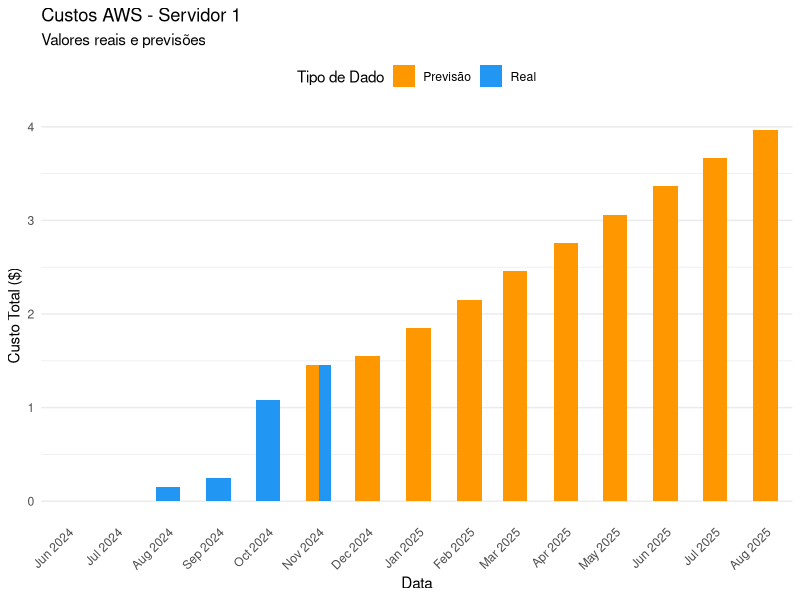
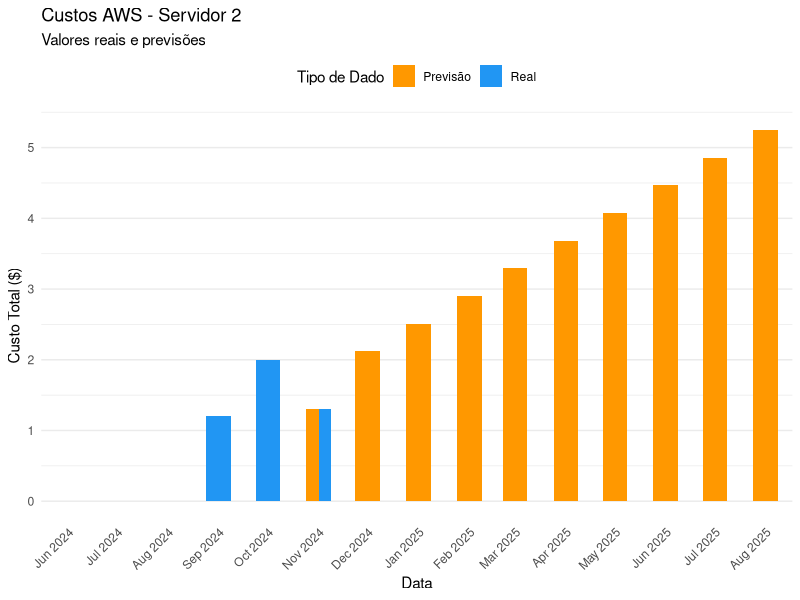
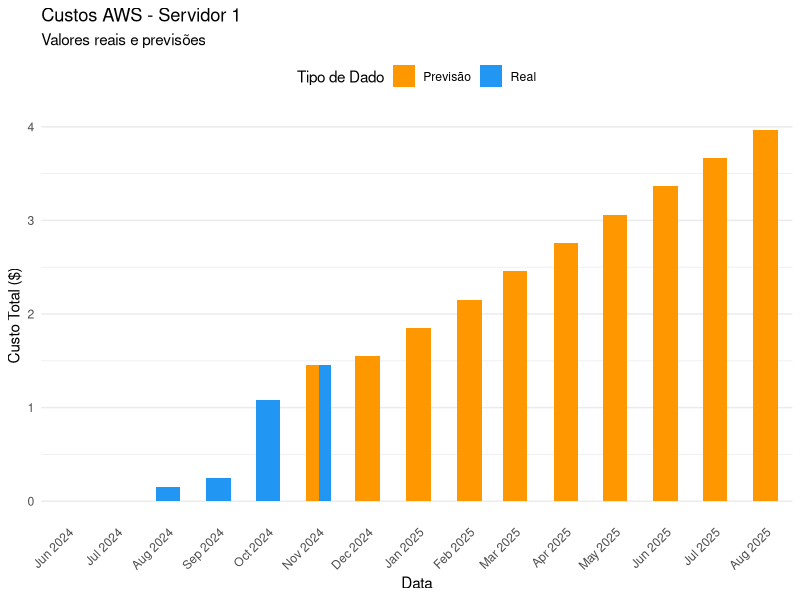
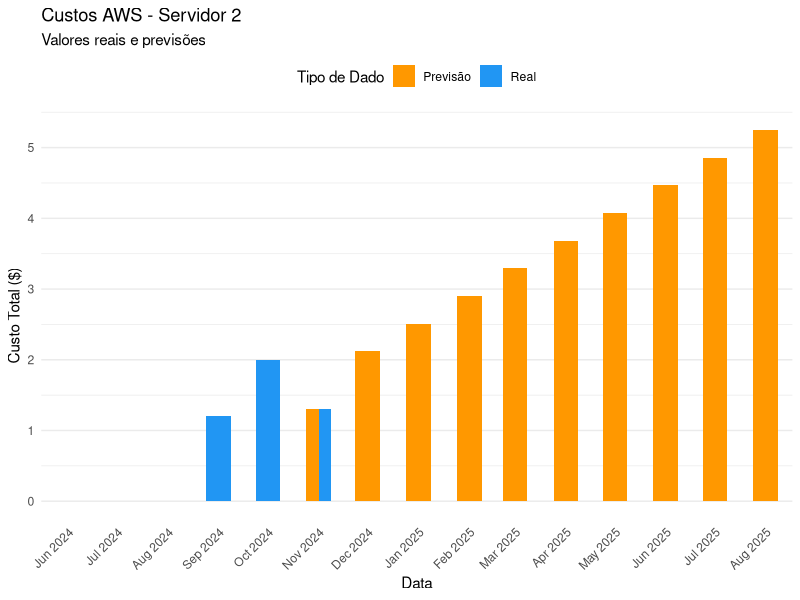

Source code (R) for these figures, in order:
# Carregando bibliotecas necessárias
library(forecast)
library(tidyverse)

# Dados do primeiro servidor
servidor1 <- data.frame(
  data = seq(as.Date("2024-06-01"), as.Date("2024-11-01"), by = "month"),
  vpc = c(0, 0, 0.08, 0.12, 0.70, 0.80),
  ec2 = c(0, 0, 0.05, 0.08, 0.25, 0.50),
  compute = c(0, 0, 0.02, 0.05, 0.13, 0.15)
)

# Dados do segundo servidor
servidor2 <- data.frame(
  data = seq(as.Date("2024-06-01"), as.Date("2024-11-01"), by = "month"),
  vpc = c(0, 0, 0, 0.2, 0.3, 0.8),
  ec2 = c(0, 0, 0, 0.8, 1.4, 0.3),
  compute = c(0, 0, 0, 0.2, 0.3, 0.2)
)

# Função para fazer previsão usando regressão linear
fazer_previsao <- function(dados, servico, meses_previsao = 9) {
  ts_data <- ts(dados[[servico]], frequency = 12)
  modelo <- tslm(ts_data ~ trend)
  previsao <- forecast(modelo, h = meses_previsao)
  return(previsao)
}


# Função para calcular previsões para todos os serviços
prever_todos_servicos <- function(servidor, nome_servidor) {
  servicos <- c("vpc", "ec2", "compute")
  resultados <- list()
  
  for(servico in servicos) {
    previsao <- fazer_previsao(servidor, servico)
    resultados[[servico]] <- previsao
  }
  
  # Criar dataframe com resultados
  datas_futuras <- seq(max(servidor$data), by = "month", length.out = 10)
  
  resultados_df <- data.frame(
    data = datas_futuras,
    vpc = c(tail(servidor$vpc, 1), resultados$vpc$mean),
    ec2 = c(tail(servidor$ec2, 1), resultados$ec2$mean),
    compute = c(tail(servidor$compute, 1), resultados$compute$mean)
  )
  
  # Calcular total mensal
  resultados_df$total <- rowSums(resultados_df[, c("vpc", "ec2", "compute")])
  resultados_df$tipo <- "Previsão"
 
  
  # Preparar dados históricos
  dados_historicos <- servidor
  dados_historicos$total <- rowSums(dados_historicos[, c("vpc", "ec2", "compute")])
  dados_historicos$tipo <- "Real"
  
  
  
  # Combinar dados históricos e previsões
  dados_completos <- rbind(
    dados_historicos,
    resultados_df[, names(dados_historicos)]
  )
  
  dados_completos$servidor <- nome_servidor
  return(dados_completos)
}




# Fazer previsões para ambos os servidores
previsoes_servidor1 <- prever_todos_servicos(servidor1, "Servidor 1")
previsoes_servidor2 <- prever_todos_servicos(servidor2, "Servidor 2")



# Combinar resultados
todas_previsoes <- rbind(previsoes_servidor1, previsoes_servidor2)

# Nova função para plotar resultados em barras
plotar_previsoes_barras <- function(previsoes, servidor) {
  # Definir cores
  cores <- c("Real" = "#2196F3", "Previsão" = "#FF9800")
  
  # Criar o gráfico
  ggplot(previsoes %>% filter(servidor == !!servidor), 
         aes(x = data, y = total, fill = tipo)) +
    geom_bar(stat = "identity", position = "dodge", width = 15) +
    scale_fill_manual(values = cores) +
    theme_minimal() +
    labs(title = paste("Custos AWS -", servidor),
         subtitle = "Valores reais e previsões",
         x = "Data",
         y = "Custo Total ($)",
         fill = "Tipo de Dado") +
    scale_x_date(date_breaks = "1 month", 
                 date_labels = "%b %Y",
                 expand = expansion(mult = c(0.02, 0.02))) +
    theme(
      axis.text.x = element_text(angle = 45, hjust = 1),
      legend.position = "top",
      panel.grid.major.x = element_blank(),
      panel.grid.minor.x = element_blank()
    )
}

# Plotar os gráficos
plot1 <- plotar_previsoes_barras(todas_previsoes, "Servidor 1")
plot2 <- plotar_previsoes_barras(todas_previsoes, "Servidor 2")

# Para visualizar os gráficos, execute:
print(plot1)
print(plot2)

ggsave("previsao_servidor1.png", plot1, width = 10, height = 6)
ggsave("previsao_servidor2.png", plot2, width = 10, height = 6)
